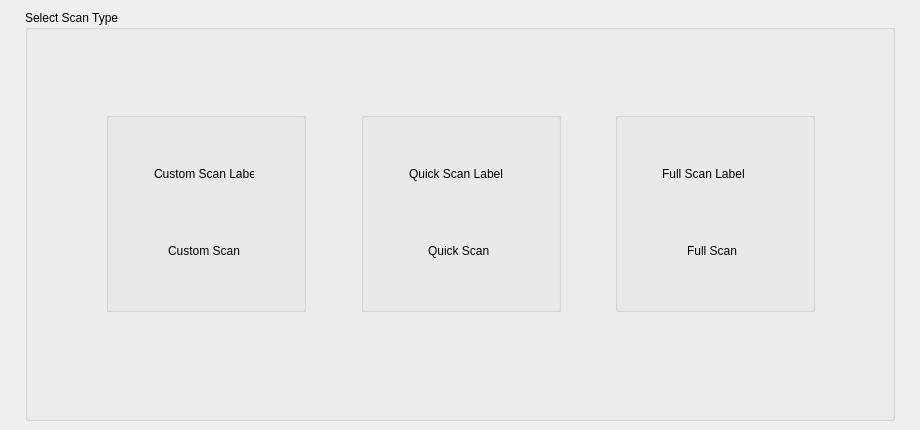
       <widget class="QWidget" name="tab">
        <attribute name="title">
         <string>Scan</string>
        </attribute>
        <widget class="QWidget" name="horizontalLayoutWidget_3">
         <property name="geometry">
          <rect>
           <x>10</x>
           <y>10</y>
           <width>901</width>
           <height>411</height>
          </rect>
         </property>
         <layout class="QHBoxLayout" name="horizontalLayout_24">
          <item>
           <spacer name="horizontalSpacer_24">
            <property name="orientation">
             <enum>Qt::Horizontal</enum>
            </property>
            <property name="sizeHint" stdset="0">
             <size>
              <width>40</width>
              <height>20</height>
             </size>
            </property>
           </spacer>
          </item>
          <item>
           <widget class="QGroupBox" name="groupBox_8">
            <property name="minimumSize">
             <size>
              <width>870</width>
              <height>370</height>
             </size>
            </property>
            <property name="title">
             <string>Select Scan Type</string>
            </property>
            <widget class="QWidget" name="horizontalLayoutWidget_6">
             <property name="geometry">
              <rect>
               <x>30</x>
               <y>90</y>
               <width>811</width>
               <height>224</height>
              </rect>
             </property>
             <layout class="QHBoxLayout" name="horizontalLayout_22">
              <property name="leftMargin">
               <number>2</number>
              </property>
              <property name="topMargin">
               <number>2</number>
              </property>
              <property name="rightMargin">
               <number>2</number>
              </property>
              <property name="bottomMargin">
               <number>2</number>
              </property>
              <item>
               <spacer name="horizontalSpacer_33">
                <property name="orientation">
                 <enum>Qt::Horizontal</enum>
                </property>
                <property name="sizeHint" stdset="0">
                 <size>
                  <width>40</width>
                  <height>20</height>
                 </size>
                </property>
               </spacer>
              </item>
              <item>
               <widget class="QGroupBox" name="groupBox_12">
                <property name="minimumSize">
                 <size>
                  <width>200</width>
                  <height>200</height>
                 </size>
                </property>
                <property name="maximumSize">
                 <size>
                  <width>200</width>
                  <height>200</height>
                 </size>
                </property>
                <property name="title">
                 <string/>
                </property>
                <widget class="QWidget" name="layoutWidget_2">
                 <property name="geometry">
                  <rect>
                   <x>8</x>
                   <y>10</y>
                   <width>181</width>
                   <height>181</height>
                  </rect>
                 </property>
                 <layout class="QVBoxLayout" name="verticalLayout_23">
                  <property name="leftMargin">
                   <number>2</number>
                  </property>
                  <property name="topMargin">
                   <number>2</number>
                  </property>
                  <property name="rightMargin">
                   <number>2</number>
                  </property>
                  <property name="bottomMargin">
                   <number>2</number>
                  </property>
                  <item alignment="Qt::AlignHCenter">
                   <widget class="QLabel" name="label_scan_6">
                    <property name="minimumSize">
                     <size>
                      <width>100</width>
                      <height>100</height>
                     </size>
                    </property>
                    <property name="maximumSize">
                     <size>
                      <width>100</width>
                      <height>100</height>
                     </size>
                    </property>
                    <property name="text">
                     <string>Custom Scan Label</string>
                    </property>
                   </widget>
                  </item>
                  <item alignment="Qt::AlignHCenter|Qt::AlignTop">
                   <widget class="QLabel" name="label_scan_7">
                    <property name="text">
                     <string>
Custom Scan</string>
                    </property>
                   </widget>
                  </item>
                 </layout>
                </widget>
               </widget>
              </item>
              <item>
               <spacer name="horizontalSpacer_34">
                <property name="orientation">
                 <enum>Qt::Horizontal</enum>
                </property>
                <property name="sizeHint" stdset="0">
                 <size>
                  <width>40</width>
                  <height>20</height>
                 </size>
                </property>
               </spacer>
              </item>
              <item>
               <widget class="QGroupBox" name="groupBox_13">
                <property name="minimumSize">
                 <size>
                  <width>200</width>
                  <height>200</height>
                 </size>
                </property>
                <property name="maximumSize">
                 <size>
                  <width>200</width>
                  <height>200</height>
                 </size>
                </property>
                <property name="title">
                 <string/>
                </property>
                <widget class="QWidget" name="layoutWidget_3">
                 <property name="geometry">
                  <rect>
                   <x>8</x>
                   <y>10</y>
                   <width>181</width>
                   <height>181</height>
                  </rect>
                 </property>
                 <layout class="QVBoxLayout" name="verticalLayout_24">
                  <property name="leftMargin">
                   <number>2</number>
                  </property>
                  <property name="topMargin">
                   <number>2</number>
                  </property>
                  <property name="rightMargin">
                   <number>2</number>
                  </property>
                  <property name="bottomMargin">
                   <number>2</number>
                  </property>
                  <item alignment="Qt::AlignHCenter">
                   <widget class="QLabel" name="label_scan_8">
                    <property name="minimumSize">
                     <size>
                      <width>100</width>
                      <height>100</height>
                     </size>
                    </property>
                    <property name="maximumSize">
                     <size>
                      <width>100</width>
                      <height>100</height>
                     </size>
                    </property>
                    <property name="text">
                     <string>Quick Scan Label</string>
                    </property>
                   </widget>
                  </item>
                  <item alignment="Qt::AlignHCenter|Qt::AlignTop">
                   <widget class="QLabel" name="label_scan_9">
                    <property name="text">
                     <string>
Quick Scan</string>
                    </property>
                   </widget>
                  </item>
                 </layout>
                </widget>
               </widget>
              </item>
              <item>
               <spacer name="horizontalSpacer_35">
                <property name="orientation">
                 <enum>Qt::Horizontal</enum>
                </property>
                <property name="sizeHint" stdset="0">
                 <size>
                  <width>40</width>
                  <height>20</height>
                 </size>
                </property>
               </spacer>
              </item>
              <item>
               <widget class="QGroupBox" name="groupBox_14">
                <property name="minimumSize">
                 <size>
                  <width>200</width>
                  <height>200</height>
                 </size>
                </property>
                <property name="maximumSize">
                 <size>
                  <width>200</width>
                  <height>200</height>
                 </size>
                </property>
                <property name="title">
                 <string/>
                </property>
                <widget class="QWidget" name="layoutWidget_4">
                 <property name="geometry">
                  <rect>
                   <x>7</x>
                   <y>10</y>
                   <width>181</width>
                   <height>181</height>
                  </rect>
                 </property>
                 <layout class="QVBoxLayout" name="verticalLayout_25">
                  <property name="leftMargin">
                   <number>2</number>
                  </property>
                  <property name="topMargin">
                   <number>2</number>
                  </property>
                  <property name="rightMargin">
                   <number>2</number>
                  </property>
                  <property name="bottomMargin">
                   <number>2</number>
                  </property>
                  <item alignment="Qt::AlignHCenter">
                   <widget class="QLabel" name="label_scan_10">
                    <property name="minimumSize">
                     <size>
                      <width>100</width>
                      <height>100</height>
                     </size>
                    </property>
                    <property name="maximumSize">
                     <size>
                      <width>100</width>
                      <height>100</height>
                     </size>
                    </property>
                    <property name="text">
                     <string>Full Scan Label</string>
                    </property>
                   </widget>
                  </item>
                  <item alignment="Qt::AlignHCenter|Qt::AlignTop">
                   <widget class="QLabel" name="label_scan_11">
                    <property name="text">
                     <string>
Full Scan</string>
                    </property>
                   </widget>
                  </item>
                 </layout>
                </widget>
               </widget>
              </item>
              <item>
               <spacer name="horizontalSpacer_36">
                <property name="orientation">
                 <enum>Qt::Horizontal</enum>
                </property>
                <property name="sizeHint" stdset="0">
                 <size>
                  <width>40</width>
                  <height>20</height>
                 </size>
                </property>
               </spacer>
              </item>
             </layout>
            </widget>
           </widget>
          </item>
          <item>
           <spacer name="horizontalSpacer_23">
            <property name="orientation">
             <enum>Qt::Horizontal</enum>
            </property>
            <property name="sizeHint" stdset="0">
             <size>
              <width>40</width>
              <height>20</height>
             </size>
            </property>
           </spacer>
          </item>
         </layout>
        </widget>
       </widget>
